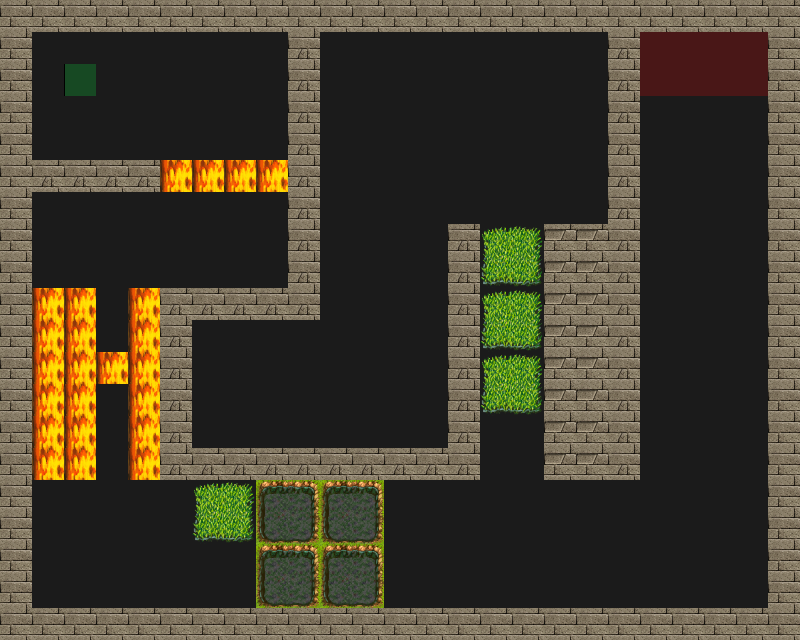

A level layout from a 2D game, rendered from its tile map. Below: a short description, then the map file with its tile-grid data intact:
An orthogonal 25x20 tile map with 32x32 px tiles, 4 tile layers (Road, Trap, Wall, Utility), 4 tilesets.

<map version="1.0" orientation="orthogonal" renderorder="right-down" width="25" height="20" tilewidth="32" tileheight="32" nextobjectid="1">
 <tileset firstgid="1" source="tilesets/meta.tsx" />
 <tileset firstgid="3" source="tilesets/road.tsx" />
 <tileset firstgid="4" source="tilesets/traps.tsx" />
 <tileset firstgid="196" source="tilesets/wallsandroofs.tsx" />
 <layer name="Road" width="25" height="20">
  <data encoding="csv">
3,3,3,3,3,3,3,3,3,3,3,3,3,3,3,3,3,3,3,3,3,3,3,3,3,
3,3,3,3,3,3,3,3,3,3,3,3,3,3,3,3,3,3,3,3,3,3,3,3,3,
3,3,3,3,3,3,3,3,3,3,3,3,3,3,3,3,3,3,3,3,3,3,3,3,3,
3,3,3,3,3,3,3,3,3,3,3,3,3,3,3,3,3,3,3,3,3,3,3,3,3,
3,3,3,3,3,3,3,3,3,3,3,3,3,3,3,3,3,3,3,3,3,3,3,3,3,
3,3,3,3,3,3,3,3,3,3,3,3,3,3,3,3,3,3,3,3,3,3,3,3,3,
3,3,3,3,3,3,3,3,3,3,3,3,3,3,3,3,3,3,3,3,3,3,3,3,3,
3,3,3,3,3,3,3,3,3,3,3,3,3,3,3,3,3,3,3,3,3,3,3,3,3,
3,3,3,3,3,3,3,3,3,3,3,3,3,3,3,3,3,3,3,3,3,3,3,3,3,
3,3,3,3,3,3,3,3,3,3,3,3,3,3,3,3,3,3,3,3,3,3,3,3,3,
3,3,3,3,3,3,3,3,3,3,3,3,3,3,3,3,3,3,3,3,3,3,3,3,3,
3,3,3,3,3,3,3,3,3,3,3,3,3,3,3,3,3,3,3,3,3,3,3,3,3,
3,3,3,3,3,3,3,3,3,3,3,3,3,3,3,3,3,3,3,3,3,3,3,3,3,
3,3,3,3,3,3,3,3,3,3,3,3,3,3,3,3,3,3,3,3,3,3,3,3,3,
3,3,3,3,3,3,3,3,3,3,3,3,3,3,3,3,3,3,3,3,3,3,3,3,3,
3,3,3,3,3,3,3,3,3,3,3,3,3,3,3,3,3,3,3,3,3,3,3,3,3,
3,3,3,3,3,3,3,3,3,3,3,3,3,3,3,3,3,3,3,3,3,3,3,3,3,
3,3,3,3,3,3,3,3,3,3,3,3,3,3,3,3,3,3,3,3,3,3,3,3,3,
3,3,3,3,3,3,3,3,3,3,3,3,3,3,3,3,3,3,3,3,3,3,3,3,3,
3,3,3,3,3,3,3,3,3,3,3,3,3,3,3,3,3,3,3,3,3,3,3,3,3
</data>
 </layer>
 <layer name="Trap" width="25" height="20">
  <data encoding="csv">
0,0,0,0,0,0,0,0,0,0,0,0,0,0,0,0,0,0,0,0,0,0,0,0,0,
0,0,0,0,0,0,0,0,0,0,0,0,0,0,0,0,0,0,0,0,0,0,0,0,0,
0,0,0,0,0,0,0,0,0,0,0,0,0,0,0,0,0,0,0,0,0,0,0,0,0,
0,0,0,0,0,0,0,0,0,0,0,0,0,0,0,0,0,0,0,0,0,0,0,0,0,
0,0,0,0,0,0,0,0,0,0,0,0,0,0,0,0,0,0,0,0,0,0,0,0,0,
0,0,0,0,0,162,162,162,162,0,0,0,0,0,0,0,0,0,0,0,0,0,0,0,0,
0,0,0,0,0,0,0,0,0,0,0,0,0,0,0,0,0,0,0,0,0,0,0,0,0,
0,0,0,0,0,0,0,0,0,0,0,0,0,0,0,26,27,0,0,0,0,0,0,0,0,
0,0,0,0,0,0,0,0,0,0,0,0,0,0,0,42,43,0,0,0,0,0,0,0,0,
0,162,162,0,162,0,0,0,0,0,0,0,0,0,0,26,27,0,0,0,0,0,0,0,0,
0,162,162,0,162,0,0,0,0,0,0,0,0,0,0,42,43,0,0,0,0,0,0,0,0,
0,162,162,162,162,0,0,0,0,0,0,0,0,0,0,26,27,0,0,0,0,0,0,0,0,
0,162,162,0,162,0,0,0,0,0,0,0,0,0,0,42,43,0,0,0,0,0,0,0,0,
0,162,162,0,162,0,0,0,0,0,0,0,0,0,0,0,0,0,0,0,0,0,0,0,0,
0,162,162,0,162,0,0,0,0,0,0,0,0,0,0,0,0,0,0,0,0,0,0,0,0,
0,0,0,0,0,0,26,27,28,29,28,29,0,0,0,0,0,0,0,0,0,0,0,0,0,
0,0,0,0,0,0,42,43,44,45,44,45,0,0,0,0,0,0,0,0,0,0,0,0,0,
0,0,0,0,0,0,0,0,28,29,28,29,0,0,0,0,0,0,0,0,0,0,0,0,0,
0,0,0,0,0,0,0,0,44,45,44,45,0,0,0,0,0,0,0,0,0,0,0,0,0,
0,0,0,0,0,0,0,0,0,0,0,0,0,0,0,0,0,0,0,0,0,0,0,0,0
</data>
 </layer>
 <layer name="Wall" width="25" height="20">
  <data encoding="csv">
261,261,261,261,261,261,261,261,261,261,261,261,261,261,261,261,261,261,261,261,261,261,261,261,261,
261,0,0,0,0,0,0,0,0,309,0,0,0,0,0,0,0,0,0,309,0,0,0,0,261,
261,0,0,0,0,0,0,0,0,309,0,0,0,0,0,0,0,0,0,309,0,0,0,0,261,
261,0,0,0,0,0,0,0,0,309,0,0,0,0,0,0,0,0,0,309,0,0,0,0,261,
261,0,0,0,0,0,0,0,0,309,0,0,0,0,0,0,0,0,0,309,0,0,0,0,261,
261,309,309,309,309,0,0,0,0,309,0,0,0,0,0,0,0,0,0,309,0,0,0,0,261,
261,0,0,0,0,0,0,0,0,309,0,0,0,0,0,0,0,0,0,309,0,0,0,0,261,
261,0,0,0,0,0,0,0,0,309,0,0,0,0,309,0,0,248,248,309,0,0,0,0,261,
261,0,0,0,0,0,0,0,0,309,0,0,0,0,309,0,0,248,248,309,0,0,0,0,261,
261,0,0,0,0,309,309,309,309,309,0,0,0,0,309,0,0,248,248,309,0,0,0,0,261,
261,0,0,0,0,309,0,0,0,0,0,0,0,0,309,0,0,248,248,309,0,0,0,0,261,
261,0,0,0,0,309,0,0,0,0,0,0,0,0,309,0,0,248,248,309,0,0,0,0,261,
261,0,0,0,0,309,0,0,0,0,0,0,0,0,309,0,0,248,248,309,0,0,0,0,261,
261,0,0,0,0,309,0,0,0,0,0,0,0,0,309,0,0,248,248,309,0,0,0,0,261,
261,0,0,0,0,309,309,309,309,309,309,309,309,309,309,0,0,248,248,309,0,0,0,0,261,
261,0,0,0,0,0,0,0,0,0,0,0,0,0,0,0,0,0,0,0,0,0,0,0,261,
261,0,0,0,0,0,0,0,0,0,0,0,0,0,0,0,0,0,0,0,0,0,0,0,261,
261,0,0,0,0,0,0,0,0,0,0,0,0,0,0,0,0,0,0,0,0,0,0,0,261,
261,0,0,0,0,0,0,0,0,0,0,0,0,0,0,0,0,0,0,0,0,0,0,0,261,
261,261,261,261,261,261,261,261,261,261,261,261,261,261,261,261,261,261,261,261,261,261,261,261,261
</data>
 </layer>
 <layer name="Utility" width="25" height="20">
  <data encoding="csv">
0,0,0,0,0,0,0,0,0,0,0,0,0,0,0,0,0,0,0,0,0,0,0,0,0,
0,0,0,0,0,0,0,0,0,0,0,0,0,0,0,0,0,0,0,0,1,1,1,1,0,
0,0,2,0,0,0,0,0,0,0,0,0,0,0,0,0,0,0,0,0,1,1,1,1,0,
0,0,0,0,0,0,0,0,0,0,0,0,0,0,0,0,0,0,0,0,0,0,0,0,0,
0,0,0,0,0,0,0,0,0,0,0,0,0,0,0,0,0,0,0,0,0,0,0,0,0,
0,0,0,0,0,0,0,0,0,0,0,0,0,0,0,0,0,0,0,0,0,0,0,0,0,
0,0,0,0,0,0,0,0,0,0,0,0,0,0,0,0,0,0,0,0,0,0,0,0,0,
0,0,0,0,0,0,0,0,0,0,0,0,0,0,0,0,0,0,0,0,0,0,0,0,0,
0,0,0,0,0,0,0,0,0,0,0,0,0,0,0,0,0,0,0,0,0,0,0,0,0,
0,0,0,0,0,0,0,0,0,0,0,0,0,0,0,0,0,0,0,0,0,0,0,0,0,
0,0,0,0,0,0,0,0,0,0,0,0,0,0,0,0,0,0,0,0,0,0,0,0,0,
0,0,0,0,0,0,0,0,0,0,0,0,0,0,0,0,0,0,0,0,0,0,0,0,0,
0,0,0,0,0,0,0,0,0,0,0,0,0,0,0,0,0,0,0,0,0,0,0,0,0,
0,0,0,0,0,0,0,0,0,0,0,0,0,0,0,0,0,0,0,0,0,0,0,0,0,
0,0,0,0,0,0,0,0,0,0,0,0,0,0,0,0,0,0,0,0,0,0,0,0,0,
0,0,0,0,0,0,0,0,0,0,0,0,0,0,0,0,0,0,0,0,0,0,0,0,0,
0,0,0,0,0,0,0,0,0,0,0,0,0,0,0,0,0,0,0,0,0,0,0,0,0,
0,0,0,0,0,0,0,0,0,0,0,0,0,0,0,0,0,0,0,0,0,0,0,0,0,
0,0,0,0,0,0,0,0,0,0,0,0,0,0,0,0,0,0,0,0,0,0,0,0,0,
0,0,0,0,0,0,0,0,0,0,0,0,0,0,0,0,0,0,0,0,0,0,0,0,0
</data>
 </layer>
</map>
